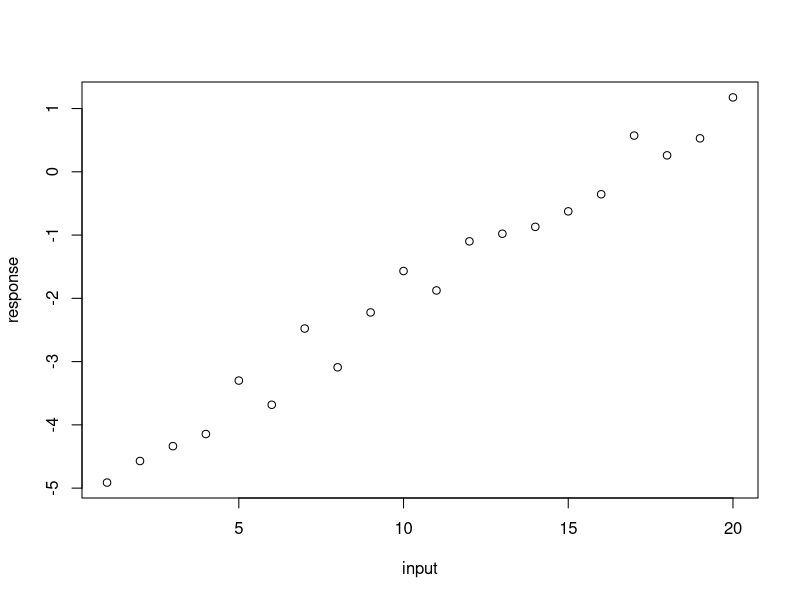

The R script that drew this image:

input = seq(1, 20)
response = 0.3 * input - 5 + (runif(20)-0.5)
plot(input, response)

GetError <- function(input, reponse, A, b) {
  N = length(input) 
  total.error = sum((response - (A * input + b))^2) 
  return(total.error/N)
}

StepGradient <- function(input, response, A0, b0, learning.rate) {
  N = length(input) 
  A1 = A0 - learning.rate * (-2/N) * (response - A0 * input - b0) %*% input
  b1 = b0 - learning.rate * (-2/N) * sum(response - A0 * input - b0) 
  output = c(A1, b1)
  return(output)
}





Error = 100 
E_threshold = 5
max.iter = 1000000
learning.rate = 0.0001
A_new = 1
b_new = 2
ii = 1 
q1 = c()
q2 = c()
for (ii in 1:100000){
  output = StepGradient(input, response, A_new, b_new, learning.rate)
  A_new = output[1]
  b_new = output[2]
  q1 = c(q1, A_new)
  q2 = c(q2, b_new)
  Error = GetError(input, reponse, A_new, b_new)
  # if (Error <= E_threshold) {
  #   cat("A:", A_new, "b:", b_new, "   Error=", Error, "iterations=", ii, "\n")
  #   print(ii)
  #   print(Error)
  #   break
  # }
  if (ii %% 10 == 0) {
    cat("A:", A_new, "b:", b_new, "   Error=", Error, "iterations=", ii, "\n")
    cat(ii, "th iteration with E = ", Error, "\n")

  }
}
